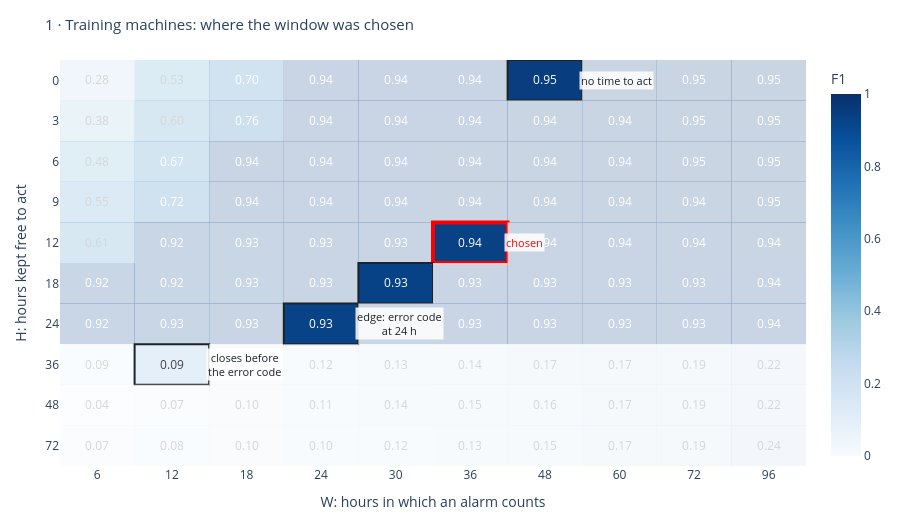

Here is the notebook cell this chart was saved with:
### Markdown cell above
#### Choosing the window: every option tried
Each square is one possible window. **Down the side** is H, the hours kept free to act. **Across the top** is W, the
hours in which an alarm counts. The number in each square is the F1 score ([section 5.1](#s5-1)): darker is better.
Only the **outlined squares** reach back exactly 48 hours, where the warning sign starts, so those are the real
options. The **red square** is the one I chose (H = 12, W = 36).

The first grid is where the choice was made, on the 50 training machines ([section 3](#s3-1) explains the split):

### Code cell
# The window grid, twice. Section 4.1 fixes H + W = 48, so only the outlined cells (windows reaching back exactly 48 h)
# are candidates; the rest are faded. Both grids share one colour scale (0 to 1) so they can be compared cell by cell.
def window_heatmap(G, title):
    Hs, Ws = list(G.index), list(G.columns)
    fig = go.Figure(go.Heatmap(z=G.values, x=[str(w) for w in Ws], y=[str(h) for h in Hs], colorscale="Blues",
                               zmin=0, zmax=1, text=G.values, texttemplate="%{text:.2f}", colorbar=dict(title="F1"),
                               hovertemplate="H = %{y}, W = %{x}: F1 %{z:.3f}<extra></extra>"))
    for yi, h in enumerate(Hs):
        for xi, w in enumerate(Ws):
            box = dict(x0=xi - 0.5, x1=xi + 0.5, y0=yi - 0.5, y1=yi + 0.5, xref="x", yref="y")
            if h + w != 48:
                fig.add_shape(type="rect", fillcolor="white", opacity=0.78, line_width=0, **box)
            else:
                fig.add_shape(type="rect", line=dict(color="red" if h == 12 else "#1d2327", width=4 if h == 12 else 2), **box)
    notes = {(0, 48): "no time to act", (12, 36): "chosen", (24, 24): "edge: error code<br>at 24 h",
             (36, 12): "closes before<br>the error code"}
    for (h, w), text in notes.items():
        fig.add_annotation(x=Ws.index(w), y=Hs.index(h), text=text, showarrow=False, xanchor="left", xshift=34,
                           font=dict(size=11, color="red" if h == 12 else "#1d2327"), bgcolor="rgba(255,255,255,0.85)")
    look(fig, title, 520)
    fig.update_xaxes(title="W: hours in which an alarm counts", type="category", range=[-0.5, len(Ws) - 0.5])
    fig.update_yaxes(title="H: hours kept free to act", type="category", range=[len(Hs) - 0.5, -0.5])
    return fig

# 1) DEV machines (notebook 04): the leading rule re-tuned for every window. This is the grid the window was chosen on.
G_dev = pd.DataFrame(N4["hw_grid"]).set_index("H")
G_dev.columns = G_dev.columns.astype(int)
window_heatmap(G_dev, "1 · Training machines: where the window was chosen")

### Figure 1 — Plotly figure (JSON) as saved in the notebook; plotly's stock layout.template omitted (floating-point values rounded to 4 significant figures)
{"data": [{"colorbar": {"title": {"text": "F1"}}, "colorscale": [[0.0, "rgb(247,251,255)"], [0.125, "rgb(222,235,247)"], [0.25, "rgb(198,219,239)"], [0.375, "rgb(158,202,225)"], [0.5, "rgb(107,174,214)"], [0.625, "rgb(66,146,198)"], [0.75, "rgb(33,113,181)"], [0.875, "rgb(8,81,156)"], [1.0, "rgb(8,48,107)"]], "hovertemplate": "H = %{y}, W = %{x}: F1 %{z:.3f}<extra></extra>", "text": [[0.2782, 0.5285, 0.7034, 0.9353, 0.9378, 0.9384, 0.9454, 0.946, 0.9454, 0.9465], [0.3844, 0.6016, 0.7623, 0.9377, 0.9393, 0.9392, 0.9433, 0.9449, 0.9461, 0.9472], [0.4768, 0.667, 0.9353, 0.9378, 0.9384, 0.9405, 0.9434, 0.9447, 0.9467, 0.9478], [0.5527, 0.7224, 0.9352, 0.9367, 0.9366, 0.9407, 0.9409, 0.9428, 0.9442, 0.9457], [0.6096, 0.9239, 0.9289, 0.9307, 0.9329, 0.9357, 0.9385, 0.9376, 0.9389, 0.9418], [0.9186, 0.9243, 0.9286, 0.9314, 0.931, 0.9305, 0.9319, 0.9317, 0.9332, 0.9398], [0.9231, 0.9273, 0.9302, 0.9298, 0.9292, 0.9307, 0.9307, 0.9319, 0.9333, 0.9385], [0.08543, 0.09427, 0.09892, 0.1187, 0.1324, 0.1425, 0.1654, 0.1743, 0.1894, 0.2175], [0.04318, 0.07365, 0.09779, 0.1129, 0.1441, 0.1478, 0.1573, 0.1733, 0.1854, 0.2185], [0.07049, 0.08344, 0.09569, 0.1035, 0.1153, 0.1333, 0.1472, 0.1732, 0.1907, 0.2356]], "texttemplate": "%{text:.2f}", "type": "heatmap", "x": ["6", "12", "18", "24", "30", "36", "48", "60", "72", "96"], "y": ["0", "3", "6", "9", "12", "18", "24", "36", "48", "72"], "z": [[0.2782, 0.5285, 0.7034, 0.9353, 0.9378, 0.9384, 0.9454, 0.946, 0.9454, 0.9465], [0.3844, 0.6016, 0.7623, 0.9377, 0.9393, 0.9392, 0.9433, 0.9449, 0.9461, 0.9472], [0.4768, 0.667, 0.9353, 0.9378, 0.9384, 0.9405, 0.9434, 0.9447, 0.9467, 0.9478], [0.5527, 0.7224, 0.9352, 0.9367, 0.9366, 0.9407, 0.9409, 0.9428, 0.9442, 0.9457], [0.6096, 0.9239, 0.9289, 0.9307, 0.9329, 0.9357, 0.9385, 0.9376, 0.9389, 0.9418], [0.9186, 0.9243, 0.9286, 0.9314, 0.931, 0.9305, 0.9319, 0.9317, 0.9332, 0.9398], [0.9231, 0.9273, 0.9302, 0.9298, 0.9292, 0.9307, 0.9307, 0.9319, 0.9333, 0.9385], [0.08543, 0.09427, 0.09892, 0.1187, 0.1324, 0.1425, 0.1654, 0.1743, 0.1894, 0.2175], [0.04318, 0.07365, 0.09779, 0.1129, 0.1441, 0.1478, 0.1573, 0.1733, 0.1854, 0.2185], [0.07049, 0.08344, 0.09569, 0.1035, 0.1153, 0.1333, 0.1472, 0.1732, 0.1907, 0.2356]], "zmax": 1, "zmin": 0}], "layout": {"annotations": [{"bgcolor": "rgba(255,255,255,0.85)", "font": {"color": "#1d2327", "size": 11}, "showarrow": false, "text": "no time to act", "x": 6, "xanchor": "left", "xshift": 34, "y": 0}, {"bgcolor": "rgba(255,255,255,0.85)", "font": {"color": "red", "size": 11}, "showarrow": false, "text": "chosen", "x": 5, "xanchor": "left", "xshift": 34, "y": 4}, {"bgcolor": "rgba(255,255,255,0.85)", "font": {"color": "#1d2327", "size": 11}, "showarrow": false, "text": "edge: error code<br>at 24 h", "x": 3, "xanchor": "left", "xshift": 34, "y": 6}, {"bgcolor": "rgba(255,255,255,0.85)", "font": {"color": "#1d2327", "size": 11}, "showarrow": false, "text": "closes before<br>the error code", "x": 1, "xanchor": "left", "xshift": 34, "y": 7}], "height": 520, "legend": {"orientation": "h", "y": -0.18}, "margin": {"b": 50, "l": 60, "r": 30, "t": 60}, "shapes": [{"fillcolor": "white", "line": {"width": 0}, "opacity": 0.78, "type": "rect", "x0": -0.5, "x1": 0.5, "xref": "x", "y0": -0.5, "y1": 0.5, "yref": "y"}, {"fillcolor": "white", "line": {"width": 0}, "opacity": 0.78, "type": "rect", "x0": 0.5, "x1": 1.5, "xref": "x", "y0": -0.5, "y1": 0.5, "yref": "y"}, {"fillcolor": "white", "line": {"width": 0}, "opacity": 0.78, "type": "rect", "x0": 1.5, "x1": 2.5, "xref": "x", "y0": -0.5, "y1": 0.5, "yref": "y"}, {"fillcolor": "white", "line": {"width": 0}, "opacity": 0.78, "type": "rect", "x0": 2.5, "x1": 3.5, "xref": "x", "y0": -0.5, "y1": 0.5, "yref": "y"}, {"fillcolor": "white", "line": {"width": 0}, "opacity": 0.78, "type": "rect", "x0": 3.5, "x1": 4.5, "xref": "x", "y0": -0.5, "y1": 0.5, "yref": "y"}, {"fillcolor": "white", "line": {"width": 0}, "opacity": 0.78, "type": "rect", "x0": 4.5, "x1": 5.5, "xref": "x", "y0": -0.5, "y1": 0.5, "yref": "y"}, {"line": {"color": "#1d2327", "width": 2}, "type": "rect", "x0": 5.5, "x1": 6.5, "xref": "x", "y0": -0.5, "y1": 0.5, "yref": "y"}, {"fillcolor": "white", "line": {"width": 0}, "opacity": 0.78, "type": "rect", "x0": 6.5, "x1": 7.5, "xref": "x", "y0": -0.5, "y1": 0.5, "yref": "y"}, {"fillcolor": "white", "line": {"width": 0}, "opacity": 0.78, "type": "rect", "x0": 7.5, "x1": 8.5, "xref": "x", "y0": -0.5, "y1": 0.5, "yref": "y"}, {"fillcolor": "white", "line": {"width": 0}, "opacity": 0.78, "type": "rect", "x0": 8.5, "x1": 9.5, "xref": "x", "y0": -0.5, "y1": 0.5, "yref": "y"}, {"fillcolor": "white", "line": {"width": 0}, "opacity": 0.78, "type": "rect", "x0": -0.5, "x1": 0.5, "xref": "x", "y0": 0.5, "y1": 1.5, "yref": "y"}, {"fillcolor": "white", "line": {"width": 0}, "opacity": 0.78, "type": "rect", "x0": 0.5, "x1": 1.5, "xref": "x", "y0": 0.5, "y1": 1.5, "yref": "y"}, {"fillcolor": "white", "line": {"width": 0}, "opacity": 0.78, "type": "rect", "x0": 1.5, "x1": 2.5, "xref": "x", "y0": 0.5, "y1": 1.5, "yref": "y"}, {"fillcolor": "white", "line": {"width": 0}, "opacity": 0.78, "type": "rect", "x0": 2.5, "x1": 3.5, "xref": "x", "y0": 0.5, "y1": 1.5, "yref": "y"}, {"fillcolor": "white", "line": {"width": 0}, "opacity": 0.78, "type": "rect", "x0": 3.5, "x1": 4.5, "xref": "x", "y0": 0.5, "y1": 1.5, "yref": "y"}, {"fillcolor": "white", "line": {"width": 0}, "opacity": 0.78, "type": "rect", "x0": 4.5, "x1": 5.5, "xref": "x", "y0": 0.5, "y1": 1.5, "yref": "y"}, {"fillcolor": "white", "line": {"width": 0}, "opacity": 0.78, "type": "rect", "x0": 5.5, "x1": 6.5, "xref": "x", "y0": 0.5, "y1": 1.5, "yref": "y"}, {"fillcolor": "white", "line": {"width": 0}, "opacity": 0.78, "type": "rect", "x0": 6.5, "x1": 7.5, "xref": "x", "y0": 0.5, "y1": 1.5, "yref": "y"}, {"fillcolor": "white", "line": {"width": 0}, "opacity": 0.78, "type": "rect", "x0": 7.5, "x1": 8.5, "xref": "x", "y0": 0.5, "y1": 1.5, "yref": "y"}, {"fillcolor": "white", "line": {"width": 0}, "opacity": 0.78, "type": "rect", "x0": 8.5, "x1": 9.5, "xref": "x", "y0": 0.5, "y1": 1.5, "yref": "y"}, {"fillcolor": "white", "line": {"width": 0}, "opacity": 0.78, "type": "rect", "x0": -0.5, "x1": 0.5, "xref": "x", "y0": 1.5, "y1": 2.5, "yref": "y"}, {"fillcolor": "white", "line": {"width": 0}, "opacity": 0.78, "type": "rect", "x0": 0.5, "x1": 1.5, "xref": "x", "y0": 1.5, "y1": 2.5, "yref": "y"}, {"fillcolor": "white", "line": {"width": 0}, "opacity": 0.78, "type": "rect", "x0": 1.5, "x1": 2.5, "xref": "x", "y0": 1.5, "y1": 2.5, "yref": "y"}, {"fillcolor": "white", "line": {"width": 0}, "opacity": 0.78, "type": "rect", "x0": 2.5, "x1": 3.5, "xref": "x", "y0": 1.5, "y1": 2.5, "yref": "y"}, {"fillcolor": "white", "line": {"width": 0}, "opacity": 0.78, "type": "rect", "x0": 3.5, "x1": 4.5, "xref": "x", "y0": 1.5, "y1": 2.5, "yref": "y"}, {"fillcolor": "white", "line": {"width": 0}, "opacity": 0.78, "type": "rect", "x0": 4.5, "x1": 5.5, "xref": "x", "y0": 1.5, "y1": 2.5, "yref": "y"}, {"fillcolor": "white", "line": {"width": 0}, "opacity": 0.78, "type": "rect", "x0": 5.5, "x1": 6.5, "xref": "x", "y0": 1.5, "y1": 2.5, "yref": "y"}, {"fillcolor": "white", "line": {"width": 0}, "opacity": 0.78, "type": "rect", "x0": 6.5, "x1": 7.5, "xref": "x", "y0": 1.5, "y1": 2.5, "yref": "y"}, {"fillcolor": "white", "line": {"width": 0}, "opacity": 0.78, "type": "rect", "x0": 7.5, "x1": 8.5, "xref": "x", "y0": 1.5, "y1": 2.5, "yref": "y"}, {"fillcolor": "white", "line": {"width": 0}, "opacity": 0.78, "type": "rect", "x0": 8.5, "x1": 9.5, "xref": "x", "y0": 1.5, "y1": 2.5, "yref": "y"}, {"fillcolor": "white", "line": {"width": 0}, "opacity": 0.78, "type": "rect", "x0": -0.5, "x1": 0.5, "xref": "x", "y0": 2.5, "y1": 3.5, "yref": "y"}, {"fillcolor": "white", "line": {"width": 0}, "opacity": 0.78, "type": "rect", "x0": 0.5, "x1": 1.5, "xref": "x", "y0": 2.5, "y1": 3.5, "yref": "y"}, {"fillcolor": "white", "line": {"width": 0}, "opacity": 0.78, "type": "rect", "x0": 1.5, "x1": 2.5, "xref": "x", "y0": 2.5, "y1": 3.5, "yref": "y"}, {"fillcolor": "white", "line": {"width": 0}, "opacity": 0.78, "type": "rect", "x0": 2.5, "x1": 3.5, "xref": "x", "y0": 2.5, "y1": 3.5, "yref": "y"}, {"fillcolor": "white", "line": {"width": 0}, "opacity": 0.78, "type": "rect", "x0": 3.5, "x1": 4.5, "xref": "x", "y0": 2.5, "y1": 3.5, "yref": "y"}, {"fillcolor": "white", "line": {"width": 0}, "opacity": 0.78, "type": "rect", "x0": 4.5, "x1": 5.5, "xref": "x", "y0": 2.5, "y1": 3.5, "yref": "y"}, {"fillcolor": "white", "line": {"width": 0}, "opacity": 0.78, "type": "rect", "x0": 5.5, "x1": 6.5, "xref": "x", "y0": 2.5, "y1": 3.5, "yref": "y"}, {"fillcolor": "white", "line": {"width": 0}, "opacity": 0.78, "type": "rect", "x0": 6.5, "x1": 7.5, "xref": "x", "y0": 2.5, "y1": 3.5, "yref": "y"}, {"fillcolor": "white", "line": {"width": 0}, "opacity": 0.78, "type": "rect", "x0": 7.5, "x1": 8.5, "xref": "x", "y0": 2.5, "y1": 3.5, "yref": "y"}, {"fillcolor": "white", "line": {"width": 0}, "opacity": 0.78, "type": "rect", "x0": 8.5, "x1": 9.5, "xref": "x", "y0": 2.5, "y1": 3.5, "yref": "y"}, {"fillcolor": "white", "line": {"width": 0}, "opacity": 0.78, "type": "rect", "x0": -0.5, "x1": 0.5, "xref": "x", "y0": 3.5, "y1": 4.5, "yref": "y"}, {"fillcolor": "white", "line": {"width": 0}, "opacity": 0.78, "type": "rect", "x0": 0.5, "x1": 1.5, "xref": "x", "y0": 3.5, "y1": 4.5, "yref": "y"}, {"fillcolor": "white", "line": {"width": 0}, "opacity": 0.78, "type": "rect", "x0": 1.5, "x1": 2.5, "xref": "x", "y0": 3.5, "y1": 4.5, "yref": "y"}, {"fillcolor": "white", "line": {"width": 0}, "opacity": 0.78, "type": "rect", "x0": 2.5, "x1": 3.5, "xref": "x", "y0": 3.5, "y1": 4.5, "yref": "y"}, {"fillcolor": "white", "line": {"width": 0}, "opacity": 0.78, "type": "rect", "x0": 3.5, "x1": 4.5, "xref": "x", "y0": 3.5, "y1": 4.5, "yref": "y"}, {"line": {"color": "red", "width": 4}, "type": "rect", "x0": 4.5, "x1": 5.5, "xref": "x", "y0": 3.5, "y1": 4.5, "yref": "y"}, {"fillcolor": "white", "line": {"width": 0}, "opacity": 0.78, "type": "rect", "x0": 5.5, "x1": 6.5, "xref": "x", "y0": 3.5, "y1": 4.5, "yref": "y"}, {"fillcolor": "white", "line": {"width": 0}, "opacity": 0.78, "type": "rect", "x0": 6.5, "x1": 7.5, "xref": "x", "y0": 3.5, "y1": 4.5, "yref": "y"}, {"fillcolor": "white", "line": {"width": 0}, "opacity": 0.78, "type": "rect", "x0": 7.5, "x1": 8.5, "xref": "x", "y0": 3.5, "y1": 4.5, "yref": "y"}, {"fillcolor": "white", "line": {"width": 0}, "opacity": 0.78, "type": "rect", "x0": 8.5, "x1": 9.5, "xref": "x", "y0": 3.5, "y1": 4.5, "yref": "y"}, {"fillcolor": "white", "line": {"width": 0}, "opacity": 0.78, "type": "rect", "x0": -0.5, "x1": 0.5, "xref": "x", "y0": 4.5, "y1": 5.5, "yref": "y"}, {"fillcolor": "white", "line": {"width": 0}, "opacity": 0.78, "type": "rect", "x0": 0.5, "x1": 1.5, "xref": "x", "y0": 4.5, "y1": 5.5, "yref": "y"}, {"fillcolor": "white", "line": {"width": 0}, "opacity": 0.78, "type": "rect", "x0": 1.5, "x1": 2.5, "xref": "x", "y0": 4.5, "y1": 5.5, "yref": "y"}, {"fillcolor": "white", "line": {"width": 0}, "opacity": 0.78, "type": "rect", "x0": 2.5, "x1": 3.5, "xref": "x", "y0": 4.5, "y1": 5.5, "yref": "y"}, {"line": {"color": "#1d2327", "width": 2}, "type": "rect", "x0": 3.5, "x1": 4.5, "xref": "x", "y0": 4.5, "y1": 5.5, "yref": "y"}, {"fillcolor": "white", "line": {"width": 0}, "opacity": 0.78, "type": "rect", "x0": 4.5, "x1": 5.5, "xref": "x", "y0": 4.5, "y1": 5.5, "yref": "y"}, {"fillcolor": "white", "line": {"width": 0}, "opacity": 0.78, "type": "rect", "x0": 5.5, "x1": 6.5, "xref": "x", "y0": 4.5, "y1": 5.5, "yref": "y"}, {"fillcolor": "white", "line": {"width": 0}, "opacity": 0.78, "type": "rect", "x0": 6.5, "x1": 7.5, "xref": "x", "y0": 4.5, "y1": 5.5, "yref": "y"}, {"fillcolor": "white", "line": {"width": 0}, "opacity": 0.78, "type": "rect", "x0": 7.5, "x1": 8.5, "xref": "x", "y0": 4.5, "y1": 5.5, "yref": "y"}, {"fillcolor": "white", "line": {"width": 0}, "opacity": 0.78, "type": "rect", "x0": 8.5, "x1": 9.5, "xref": "x", "y0": 4.5, "y1": 5.5, "yref": "y"}, {"fillcolor": "white", "line": {"width": 0}, "opacity": 0.78, "type": "rect", "x0": -0.5, "x1": 0.5, "xref": "x", "y0": 5.5, "y1": 6.5, "yref": "y"}, {"fillcolor": "white", "line": {"width": 0}, "opacity": 0.78, "type": "rect", "x0": 0.5, "x1": 1.5, "xref": "x", "y0": 5.5, "y1": 6.5, "yref": "y"}, {"fillcolor": "white", "line": {"width": 0}, "opacity": 0.78, "type": "rect", "x0": 1.5, "x1": 2.5, "xref": "x", "y0": 5.5, "y1": 6.5, "yref": "y"}, {"line": {"color": "#1d2327", "width": 2}, "type": "rect", "x0": 2.5, "x1": 3.5, "xref": "x", "y0": 5.5, "y1": 6.5, "yref": "y"}, {"fillcolor": "white", "line": {"width": 0}, "opacity": 0.78, "type": "rect", "x0": 3.5, "x1": 4.5, "xref": "x", "y0": 5.5, "y1": 6.5, "yref": "y"}, {"fillcolor": "white", "line": {"width": 0}, "opacity": 0.78, "type": "rect", "x0": 4.5, "x1": 5.5, "xref": "x", "y0": 5.5, "y1": 6.5, "yref": "y"}, {"fillcolor": "white", "line": {"width": 0}, "opacity": 0.78, "type": "rect", "x0": 5.5, "x1": 6.5, "xref": "x", "y0": 5.5, "y1": 6.5, "yref": "y"}, {"fillcolor": "white", "line": {"width": 0}, "opacity": 0.78, "type": "rect", "x0": 6.5, "x1": 7.5, "xref": "x", "y0": 5.5, "y1": 6.5, "yref": "y"}, {"fillcolor": "white", "line": {"width": 0}, "opacity": 0.78, "type": "rect", "x0": 7.5, "x1": 8.5, "xref": "x", "y0": 5.5, "y1": 6.5, "yref": "y"}, {"fillcolor": "white", "line": {"width": 0}, "opacity": 0.78, "type": "rect", "x0": 8.5, "x1": 9.5, "xref": "x", "y0": 5.5, "y1": 6.5, "yref": "y"}, {"fillcolor": "white", "line": {"width": 0}, "opacity": 0.78, "type": "rect", "x0": -0.5, "x1": 0.5, "xref": "x", "y0": 6.5, "y1": 7.5, "yref": "y"}, {"line": {"color": "#1d2327", "width": 2}, "type": "rect", "x0": 0.5, "x1": 1.5, "xref": "x", "y0": 6.5, "y1": 7.5, "yref": "y"}, {"fillcolor": "white", "line": {"width": 0}, "opacity": 0.78, "type": "rect", "x0": 1.5, "x1": 2.5, "xref": "x", "y0": 6.5, "y1": 7.5, "yref": "y"}, {"fillcolor": "white", "line": {"width": 0}, "opacity": 0.78, "type": "rect", "x0": 2.5, "x1": 3.5, "xref": "x", "y0": 6.5, "y1": 7.5, "yref": "y"}, {"fillcolor": "white", "line": {"width": 0}, "opacity": 0.78, "type": "rect", "x0": 3.5, "x1": 4.5, "xref": "x", "y0": 6.5, "y1": 7.5, "yref": "y"}, {"fillcolor": "white", "line": {"width": 0}, "opacity": 0.78, "type": "rect", "x0": 4.5, "x1": 5.5, "xref": "x", "y0": 6.5, "y1": 7.5, "yref": "y"}, {"fillcolor": "white", "line": {"width": 0}, "opacity": 0.78, "type": "rect", "x0": 5.5, "x1": 6.5, "xref": "x", "y0": 6.5, "y1": 7.5, "yref": "y"}, {"fillcolor": "white", "line": {"width": 0}, "opacity": 0.78, "type": "rect", "x0": 6.5, "x1": 7.5, "xref": "x", "y0": 6.5, "y1": 7.5, "yref": "y"}, {"fillcolor": "white", "line": {"width": 0}, "opacity": 0.78, "type": "rect", "x0": 7.5, "x1": 8.5, "xref": "x", "y0": 6.5, "y1": 7.5, "yref": "y"}, {"fillcolor": "white", "line": {"width": 0}, "opacity": 0.78, "type": "rect", "x0": 8.5, "x1": 9.5, "xref": "x", "y0": 6.5, "y1": 7.5, "yref": "y"}, {"fillcolor": "white", "line": {"width": 0}, "opacity": 0.78, "type": "rect", "x0": -0.5, "x1": 0.5, "xref": "x", "y0": 7.5, "y1": 8.5, "yref": "y"}, {"fillcolor": "white", "line": {"width": 0}, "opacity": 0.78, "type": "rect", "x0": 0.5, "x1": 1.5, "xref": "x", "y0": 7.5, "y1": 8.5, "yref": "y"}, {"fillcolor": "white", "line": {"width": 0}, "opacity": 0.78, "type": "rect", "x0": 1.5, "x1": 2.5, "xref": "x", "y0": 7.5, "y1": 8.5, "yref": "y"}, {"fillcolor": "white", "line": {"width": 0}, "opacity": 0.78, "type": "rect", "x0": 2.5, "x1": 3.5, "xref": "x", "y0": 7.5, "y1": 8.5, "yref": "y"}, {"fillcolor": "white", "line": {"width": 0}, "opacity": 0.78, "type": "rect", "x0": 3.5, "x1": 4.5, "xref": "x", "y0": 7.5, "y1": 8.5, "yref": "y"}, {"fillcolor": "white", "line": {"width": 0}, "opacity": 0.78, "type": "rect", "x0": 4.5, "x1": 5.5, "xref": "x", "y0": 7.5, "y1": 8.5, "yref": "y"}, {"fillcolor": "white", "line": {"width": 0}, "opacity": 0.78, "type": "rect", "x0": 5.5, "x1": 6.5, "xref": "x", "y0": 7.5, "y1": 8.5, "yref": "y"}, {"fillcolor": "white", "line": {"width": 0}, "opacity": 0.78, "type": "rect", "x0": 6.5, "x1": 7.5, "xref": "x", "y0": 7.5, "y1": 8.5, "yref": "y"}, {"fillcolor": "white", "line": {"width": 0}, "opacity": 0.78, "type": "rect", "x0": 7.5, "x1": 8.5, "xref": "x", "y0": 7.5, "y1": 8.5, "yref": "y"}, {"fillcolor": "white", "line": {"width": 0}, "opacity": 0.78, "type": "rect", "x0": 8.5, "x1": 9.5, "xref": "x", "y0": 7.5, "y1": 8.5, "yref": "y"}, {"fillcolor": "white", "line": {"width": 0}, "opacity": 0.78, "type": "rect", "x0": -0.5, "x1": 0.5, "xref": "x", "y0": 8.5, "y1": 9.5, "yref": "y"}, {"fillcolor": "white", "line": {"width": 0}, "opacity": 0.78, "type": "rect", "x0": 0.5, "x1": 1.5, "xref": "x", "y0": 8.5, "y1": 9.5, "yref": "y"}, {"fillcolor": "white", "line": {"width": 0}, "opacity": 0.78, "type": "rect", "x0": 1.5, "x1": 2.5, "xref": "x", "y0": 8.5, "y1": 9.5, "yref": "y"}, {"fillcolor": "white", "line": {"width": 0}, "opacity": 0.78, "type": "rect", "x0": 2.5, "x1": 3.5, "xref": "x", "y0": 8.5, "y1": 9.5, "yref": "y"}, {"fillcolor": "white", "line": {"width": 0}, "opacity": 0.78, "type": "rect", "x0": 3.5, "x1": 4.5, "xref": "x", "y0": 8.5, "y1": 9.5, "yref": "y"}, {"fillcolor": "white", "line": {"width": 0}, "opacity": 0.78, "type": "rect", "x0": 4.5, "x1": 5.5, "xref": "x", "y0": 8.5, "y1": 9.5, "yref": "y"}, {"fillcolor": "white", "line": {"width": 0}, "opacity": 0.78, "type": "rect", "x0": 5.5, "x1": 6.5, "xref": "x", "y0": 8.5, "y1": 9.5, "yref": "y"}, {"fillcolor": "white", "line": {"width": 0}, "opacity": 0.78, "type": "rect", "x0": 6.5, "x1": 7.5, "xref": "x", "y0": 8.5, "y1": 9.5, "yref": "y"}, {"fillcolor": "white", "line": {"width": 0}, "opacity": 0.78, "type": "rect", "x0": 7.5, "x1": 8.5, "xref": "x", "y0": 8.5, "y1": 9.5, "yref": "y"}, {"fillcolor": "white", "line": {"width": 0}, "opacity": 0.78, "type": "rect", "x0": 8.5, "x1": 9.5, "xref": "x", "y0": 8.5, "y1": 9.5, "yref": "y"}], "title": {"font": {"size": 15}, "text": "1 · Training machines: where the window was chosen"}, "xaxis": {"range": [-0.5, 9.5], "title": {"text": "W: hours in which an alarm counts"}, "type": "category"}, "yaxis": {"range": [9.5, -0.5], "title": {"text": "H: hours kept free to act"}, "type": "category"}}}
